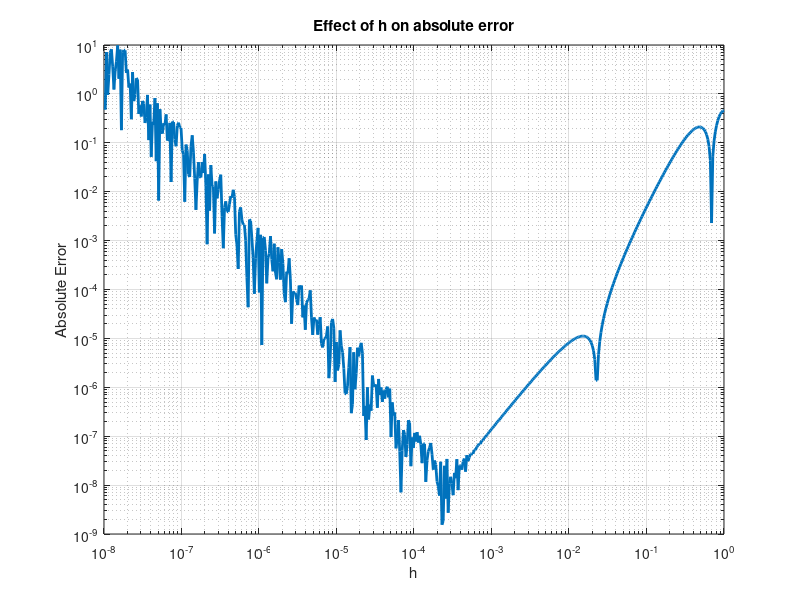

This figure's MATLAB source:
f = @(x) sin(x).^3;
% numerical second derivative 
d2 = @(f, x, h) (2*f(x) - 5*f(x + h) + 4*f(x + 2*h) - f(x + 3*h))./(h.^2);

% x value to find derivative at
x = 1;

h = logspace(-8,0,500);

% calculate vector of second derivatives 
df2 = d2(f, x, h);
% calculate absolute error
err = abs(df2(2:end) - df2(1:end-1));

% plot absolute error
loglog(h(2:end),err,"LineWidth",2);
grid on
xlabel("h")
ylabel("Absolute Error")
title("Effect of h on absolute error")
[m,i]=min(err);
% calculate order of rounding and truncation
polyfit(log(h(1:i)),log(err(1:i)),1)
polyfit(log(h(i:end-1)),log(err(i:end)),1)